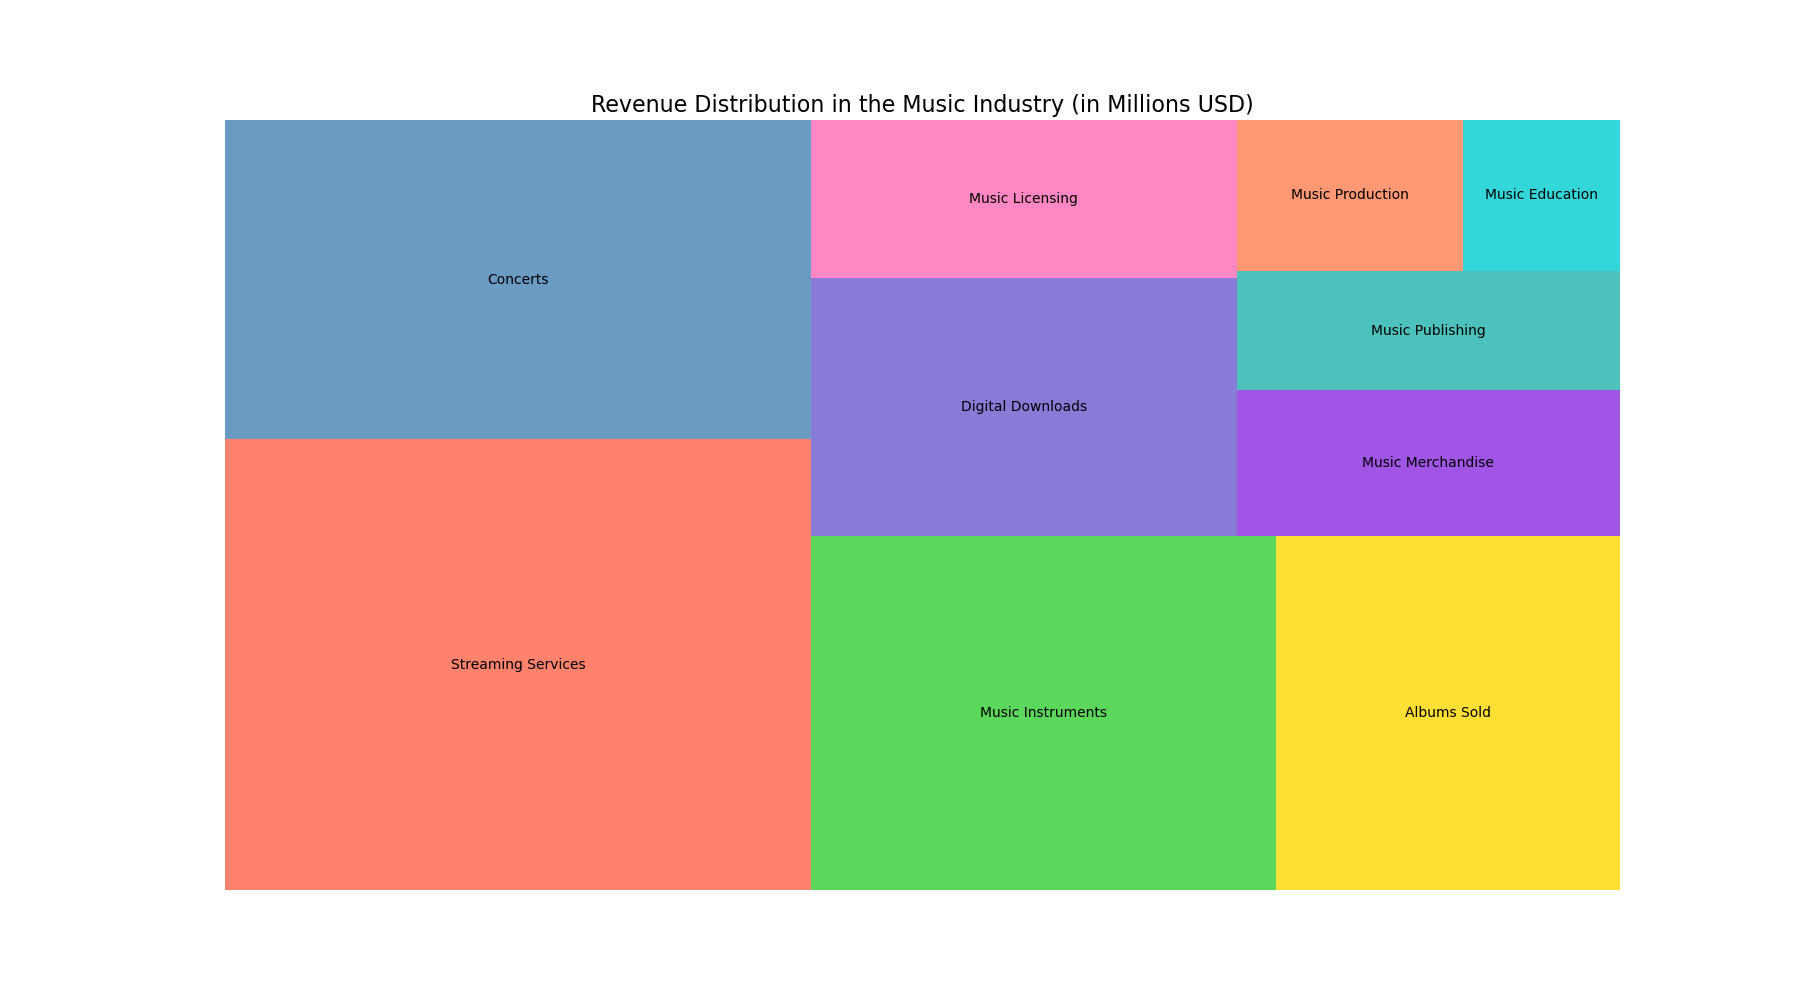

Reproduce this figure in Python.

import matplotlib.pyplot as plt
import pandas as pd
import squarify

# Data
data = {
    'Category': ['Streaming Services', 'Concerts', 'Music Instruments', 'Albums Sold', 'Digital Downloads',
                 'Music Licensing', 'Music Merchandise', 'Music Publishing', 'Music Production', 'Music Education'],
    'Amount': [120.5, 85.3, 75.2, 55.6, 50.1, 30.7, 25.4, 20.9, 15.6, 10.8]
}

df = pd.DataFrame(data)

# Color scheme picked to be distinct and visually appealing
colors = ['#FF6347', '#4682B4', '#32CD32', '#FFD700', '#6A5ACD', 
          '#FF69B4', '#8A2BE2', '#20B2AA', '#FF7F50', '#00CED1']

# Plotting the Treemap
plt.figure(figsize=(18, 10))  # Adjusted width and height
squarify.plot(sizes=df['Amount'], label=df['Category'], color=colors, alpha=0.8)
plt.title('Revenue Distribution in the Music Industry (in Millions USD)', fontsize=16)
plt.axis('off')
plt.show()
